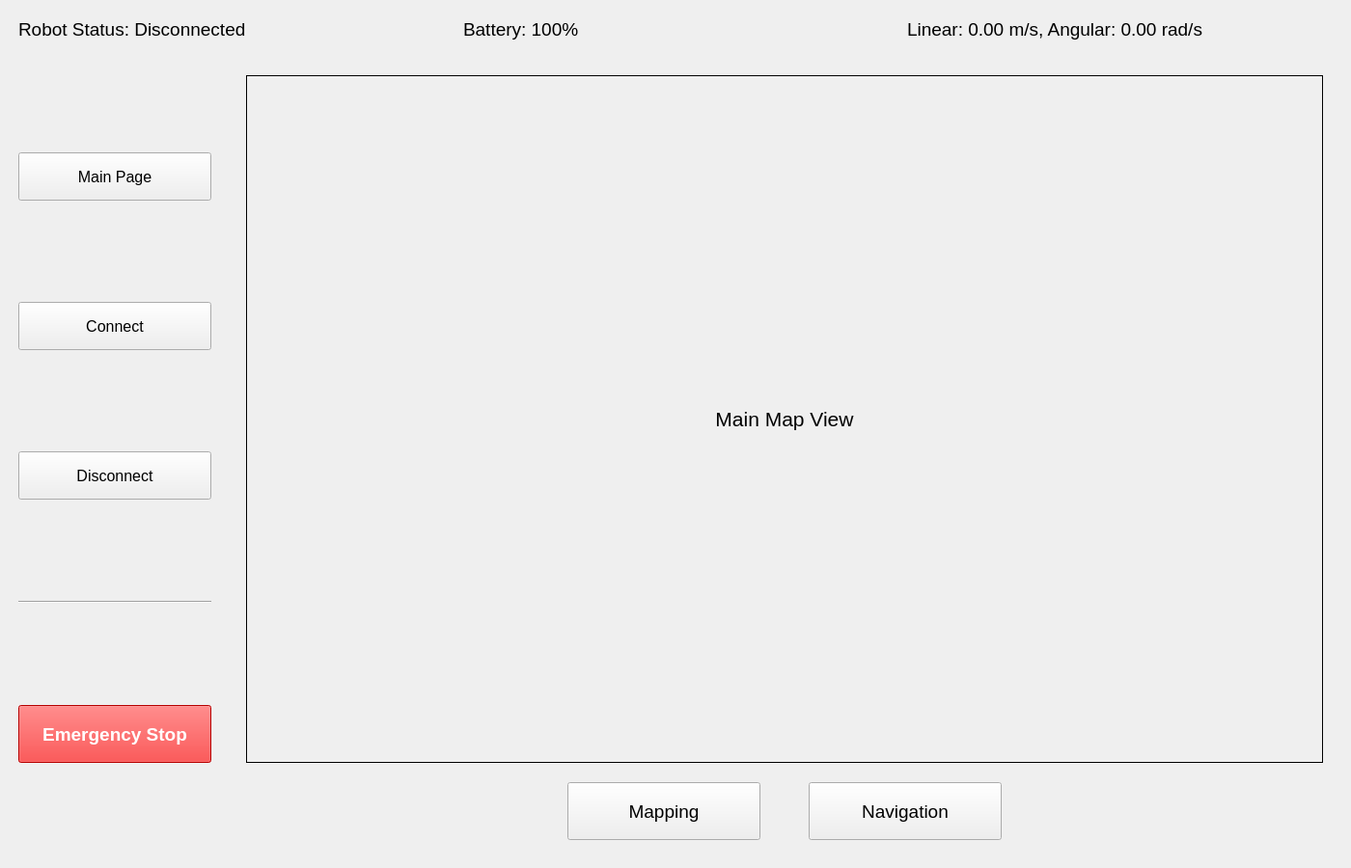
<?xml version="1.0" encoding="UTF-8"?>
<ui version="4.0">
 <class>MainWindow</class>
 <widget class="QMainWindow" name="MainWindow">
  <property name="geometry">
   <rect>
    <x>0</x>
    <y>0</y>
    <width>1400</width>
    <height>900</height>
   </rect>
  </property>
  <property name="windowTitle">
   <string>AMR Dynamic Layout - Final</string>
  </property>
  <property name="styleSheet">
   <string notr="true">
    QPushButton:hover { background-color: #e0e0e0; }
    QPushButton:pressed { background-color: #c0c0c0; }
    QPushButton#emergencyStopButton {
        color: white;
        background-color: red;
        font-weight: bold;
    }
            </string>
  </property>
  <widget class="QWidget" name="centralwidget">
   <layout class="QVBoxLayout" name="mainVerticalLayout">
    <item>
     <layout class="QHBoxLayout" name="statusBarLayout">
      <property name="spacing">
       <number>20</number>
      </property>
      <property name="margin" stdset="0">
       <number>10</number>
      </property>
      <item alignment="Qt::AlignmentFlag::Qt::AlignmentFlag::AlignVCenter">
       <widget class="QLabel" name="robotStatusLabel">
        <property name="font">
         <font>
          <pointsize>14</pointsize>
         </font>
        </property>
        <property name="text">
         <string>Robot Status: Disconnected</string>
        </property>
       </widget>
      </item>
      <item alignment="|Qt::AlignmentFlag::AlignVCenter">
       <widget class="QLabel" name="batteryStatusLabel">
        <property name="font">
         <font>
          <pointsize>14</pointsize>
         </font>
        </property>
        <property name="text">
         <string>Battery: 100%</string>
        </property>
       </widget>
      </item>
      <item alignment="Qt::AlignmentFlag::Qt::AlignmentFlag::AlignVCenter">
       <widget class="QLabel" name="velocityStatusLabel">
        <property name="font">
         <font>
          <pointsize>14</pointsize>
         </font>
        </property>
        <property name="text">
         <string>Linear: 0.00 m/s, Angular: 0.00 rad/s</string>
        </property>
       </widget>
      </item>
     </layout>
    </item>
    <item>
     <layout class="QHBoxLayout" name="mainLayout">
      <item>
       <widget class="QFrame" name="leftControlFrame">
        <property name="minimumSize">
         <size>
          <width>220</width>
          <height>0</height>
         </size>
        </property>
        <property name="frameShape">
         <enum>QFrame::Shape::NoFrame</enum>
        </property>
        <layout class="QVBoxLayout" name="leftControlLayout">
         <property name="spacing">
          <number>15</number>
         </property>
         <property name="margin" stdset="0">
          <number>10</number>
         </property>
         <item>
          <widget class="QPushButton" name="mainPageButton">
           <property name="minimumSize">
            <size>
             <width>200</width>
             <height>50</height>
            </size>
           </property>
           <property name="font">
            <font>
             <pointsize>12</pointsize>
            </font>
           </property>
           <property name="toolTip">
            <string>Go to Main Page</string>
           </property>
           <property name="text">
            <string>Main Page</string>
           </property>
          </widget>
         </item>
         <item>
          <widget class="QPushButton" name="connectButton">
           <property name="minimumSize">
            <size>
             <width>200</width>
             <height>50</height>
            </size>
           </property>
           <property name="font">
            <font>
             <pointsize>12</pointsize>
            </font>
           </property>
           <property name="toolTip">
            <string>Connect to the robot</string>
           </property>
           <property name="text">
            <string>Connect</string>
           </property>
          </widget>
         </item>
         <item>
          <widget class="QPushButton" name="disconnectButton">
           <property name="minimumSize">
            <size>
             <width>200</width>
             <height>50</height>
            </size>
           </property>
           <property name="font">
            <font>
             <pointsize>12</pointsize>
            </font>
           </property>
           <property name="toolTip">
            <string>Disconnect from the robot</string>
           </property>
           <property name="text">
            <string>Disconnect</string>
           </property>
          </widget>
         </item>
         <item>
          <widget class="QFrame" name="line">
           <property name="frameShape">
            <enum>QFrame::Shape::HLine</enum>
           </property>
           <property name="frameShadow">
            <enum>QFrame::Shadow::Sunken</enum>
           </property>
          </widget>
         </item>
         <item>
          <widget class="QPushButton" name="emergencyStopButton">
           <property name="minimumSize">
            <size>
             <width>200</width>
             <height>60</height>
            </size>
           </property>
           <property name="font">
            <font>
             <pointsize>14</pointsize>
             <bold>true</bold>
            </font>
           </property>
           <property name="toolTip">
            <string>Immediately stop the robot</string>
           </property>
           <property name="text">
            <string>Emergency Stop</string>
           </property>
          </widget>
         </item>
        </layout>
       </widget>
      </item>
      <item>
       <widget class="QStackedWidget" name="stackedWidget">
        <property name="currentIndex">
         <number>0</number>
        </property>
        <widget class="QWidget" name="mainPage">
         <layout class="QVBoxLayout" name="mainPageLayout">
          <property name="spacing">
           <number>20</number>
          </property>
          <property name="margin" stdset="0">
           <number>20</number>
          </property>
          <item>
           <widget class="QFrame" name="mainMapFrame">
            <property name="frameShape">
             <enum>QFrame::Shape::Box</enum>
            </property>
            <layout class="QVBoxLayout" name="mainMapLayout">
             <item>
              <widget class="QLabel" name="mainMapLabel">
               <property name="minimumSize">
                <size>
                 <width>0</width>
                 <height>500</height>
                </size>
               </property>
               <property name="font">
                <font>
                 <pointsize>16</pointsize>
                </font>
               </property>
               <property name="text">
                <string>Main Map View</string>
               </property>
               <property name="alignment">
                <set>Qt::AlignmentFlag::AlignCenter</set>
               </property>
              </widget>
             </item>
            </layout>
           </widget>
          </item>
          <item>
           <layout class="QHBoxLayout" name="mainButtonLayout">
            <property name="spacing">
             <number>50</number>
            </property>
            <item>
             <spacer name="horizontalSpacer">
              <property name="orientation">
               <enum>Qt::Orientation::Horizontal</enum>
              </property>
              <property name="sizeHint" stdset="0">
               <size>
                <width>40</width>
                <height>20</height>
               </size>
              </property>
             </spacer>
            </item>
            <item>
             <widget class="QPushButton" name="mappingButtonMain">
              <property name="minimumSize">
               <size>
                <width>200</width>
                <height>60</height>
               </size>
              </property>
              <property name="font">
               <font>
                <pointsize>14</pointsize>
               </font>
              </property>
              <property name="toolTip">
               <string>Go to Mapping page</string>
              </property>
              <property name="text">
               <string>Mapping</string>
              </property>
             </widget>
            </item>
            <item>
             <widget class="QPushButton" name="navigationButtonMain">
              <property name="minimumSize">
               <size>
                <width>200</width>
                <height>60</height>
               </size>
              </property>
              <property name="font">
               <font>
                <pointsize>14</pointsize>
               </font>
              </property>
              <property name="toolTip">
               <string>Go to Navigation page</string>
              </property>
              <property name="text">
               <string>Navigation</string>
              </property>
             </widget>
            </item>
            <item>
             <spacer name="horizontalSpacer_2">
              <property name="orientation">
               <enum>Qt::Orientation::Horizontal</enum>
              </property>
              <property name="sizeHint" stdset="0">
               <size>
                <width>40</width>
                <height>20</height>
               </size>
              </property>
             </spacer>
            </item>
           </layout>
          </item>
         </layout>
        </widget>
        <widget class="QWidget" name="mappingPage">
         <layout class="QVBoxLayout" name="mappingPageLayout">
          <property name="spacing">
           <number>20</number>
          </property>
          <property name="margin" stdset="0">
           <number>20</number>
          </property>
          <item>
           <widget class="QFrame" name="mappingMapFrame">
            <property name="frameShape">
             <enum>QFrame::Shape::Box</enum>
            </property>
            <layout class="QVBoxLayout" name="mappingMapLayout">
             <item>
              <widget class="QLabel" name="mappingMapLabel">
               <property name="minimumSize">
                <size>
                 <width>0</width>
                 <height>500</height>
                </size>
               </property>
               <property name="font">
                <font>
                 <pointsize>16</pointsize>
                </font>
               </property>
               <property name="text">
                <string>Mapping Map View</string>
               </property>
               <property name="alignment">
                <set>Qt::AlignmentFlag::AlignCenter</set>
               </property>
              </widget>
             </item>
            </layout>
           </widget>
          </item>
          <item>
           <layout class="QGridLayout" name="mappingButtonLayout">
            <property name="margin" stdset="0">
             <number>10</number>
            </property>
            <property name="spacing">
             <number>30</number>
            </property>
            <item row="0" column="0">
             <widget class="QPushButton" name="startMappingButton">
              <property name="minimumSize">
               <size>
                <width>180</width>
                <height>50</height>
               </size>
              </property>
              <property name="font">
               <font>
                <pointsize>12</pointsize>
               </font>
              </property>
              <property name="toolTip">
               <string>Begin mapping process</string>
              </property>
              <property name="text">
               <string>Start Mapping</string>
              </property>
             </widget>
            </item>
            <item row="0" column="1">
             <widget class="QPushButton" name="saveMapButton">
              <property name="minimumSize">
               <size>
                <width>180</width>
                <height>50</height>
               </size>
              </property>
              <property name="font">
               <font>
                <pointsize>12</pointsize>
               </font>
              </property>
              <property name="toolTip">
               <string>Save the current map</string>
              </property>
              <property name="text">
               <string>Save Map</string>
              </property>
             </widget>
            </item>
            <item row="0" column="2">
             <widget class="QPushButton" name="stopMappingButton">
              <property name="minimumSize">
               <size>
                <width>180</width>
                <height>50</height>
               </size>
              </property>
              <property name="font">
               <font>
                <pointsize>12</pointsize>
               </font>
              </property>
              <property name="toolTip">
               <string>End mapping process</string>
              </property>
              <property name="text">
               <string>Stop Mapping</string>
              </property>
             </widget>
            </item>
            <item row="1" column="0">
             <widget class="QPushButton" name="saveWaypointsButton">
              <property name="minimumSize">
               <size>
                <width>180</width>
                <height>50</height>
               </size>
              </property>
              <property name="font">
               <font>
                <pointsize>12</pointsize>
               </font>
              </property>
              <property name="toolTip">
               <string>Save waypoints on the map</string>
              </property>
              <property name="text">
               <string>Save Waypoints</string>
              </property>
             </widget>
            </item>
            <item row="1" column="1">
             <widget class="QPushButton" name="saveProhibitionAreasButton">
              <property name="minimumSize">
               <size>
                <width>180</width>
                <height>50</height>
               </size>
              </property>
              <property name="font">
               <font>
                <pointsize>12</pointsize>
               </font>
              </property>
              <property name="toolTip">
               <string>Save prohibited areas on the map</string>
              </property>
              <property name="text">
               <string>Save Prohibition Areas</string>
              </property>
             </widget>
            </item>
           </layout>
          </item>
         </layout>
        </widget>
        <widget class="QWidget" name="navigationPage">
         <layout class="QVBoxLayout" name="navigationPageLayout">
          <property name="spacing">
           <number>20</number>
          </property>
          <property name="margin" stdset="0">
           <number>20</number>
          </property>
          <item>
           <widget class="QFrame" name="navigationMapFrame">
            <property name="frameShape">
             <enum>QFrame::Shape::Box</enum>
            </property>
            <layout class="QVBoxLayout" name="navigationMapLayout">
             <item>
              <widget class="QLabel" name="navigationMapLabel">
               <property name="minimumSize">
                <size>
                 <width>0</width>
                 <height>500</height>
                </size>
               </property>
               <property name="font">
                <font>
                 <pointsize>16</pointsize>
                </font>
               </property>
               <property name="text">
                <string>Navigation Map View</string>
               </property>
               <property name="alignment">
                <set>Qt::AlignmentFlag::AlignCenter</set>
               </property>
              </widget>
             </item>
            </layout>
           </widget>
          </item>
          <item>
           <layout class="QGridLayout" name="navigationButtonLayout">
            <property name="margin" stdset="0">
             <number>10</number>
            </property>
            <property name="spacing">
             <number>30</number>
            </property>
            <item row="0" column="0">
             <widget class="QPushButton" name="startNavigationButton">
              <property name="minimumSize">
               <size>
                <width>180</width>
                <height>50</height>
               </size>
              </property>
              <property name="font">
               <font>
                <pointsize>12</pointsize>
               </font>
              </property>
              <property name="toolTip">
               <string>Begin navigation</string>
              </property>
              <property name="text">
               <string>Start Navigation</string>
              </property>
             </widget>
            </item>
            <item row="0" column="1">
             <widget class="QPushButton" name="stopNavigationButton">
              <property name="minimumSize">
               <size>
                <width>180</width>
                <height>50</height>
               </size>
              </property>
              <property name="font">
               <font>
                <pointsize>12</pointsize>
               </font>
              </property>
              <property name="toolTip">
               <string>End navigation</string>
              </property>
              <property name="text">
               <string>Stop Navigation</string>
              </property>
             </widget>
            </item>
            <item row="0" column="2">
             <widget class="QPushButton" name="pauseNavigationButton">
              <property name="minimumSize">
               <size>
                <width>180</width>
                <height>50</height>
               </size>
              </property>
              <property name="font">
               <font>
                <pointsize>12</pointsize>
               </font>
              </property>
              <property name="toolTip">
               <string>Pause navigation</string>
              </property>
              <property name="text">
               <string>Pause</string>
              </property>
             </widget>
            </item>
            <item row="0" column="3">
             <widget class="QPushButton" name="resumeNavigationButton">
              <property name="minimumSize">
               <size>
                <width>180</width>
                <height>50</height>
               </size>
              </property>
              <property name="font">
               <font>
                <pointsize>12</pointsize>
               </font>
              </property>
              <property name="toolTip">
               <string>Resume navigation</string>
              </property>
              <property name="text">
               <string>Resume</string>
              </property>
             </widget>
            </item>
           </layout>
          </item>
         </layout>
        </widget>
       </widget>
      </item>
     </layout>
    </item>
   </layout>
  </widget>
 </widget>
 <resources/>
 <connections/>
</ui>
